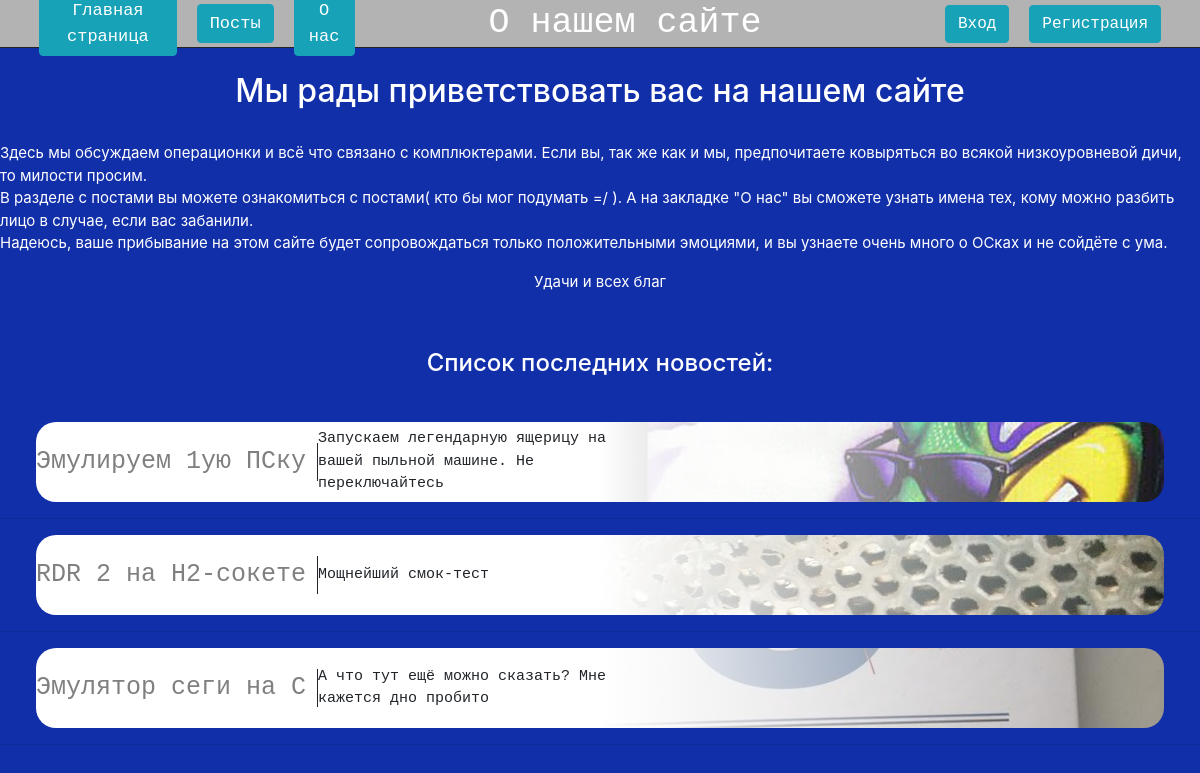
The page / on the database its author committed.
### main/models.py (models this page shows, shortened)
class BlogPost(models.Model):
    title = models.CharField(max_length=200, verbose_name="Заголовок")
    content = models.TextField(verbose_name="Содержание")
    date_published = models.DateField(default=timezone.now, verbose_name="Дата публикации")
    image = models.ImageField(upload_to="images/", verbose_name="Изображение")
    user = models.ForeignKey(User, on_delete=models.CASCADE, verbose_name="Автор", null=True, blank=True)
    class Meta:  #Представление в ед и мн числе
        verbose_name = "Блог"
        verbose_name_plural = "Блоги"
    def get_absolute_url(self):
        return reverse("main:main_detail", kwargs={"pk": self.pk})

### main/views.py (the view)
# urls.py: path("", views.title, name="title"),
def title(request):
    title = "О нашем сайте"
    blog = BlogPost.objects.all()
    blogs = list(reversed(blog))[:3]  #Тут типизация ОБЯЗАТЕЛЬНА. Без неё вообще никак
    return render(request, 'main/main_title.html',{"title":title, "blogs":blogs})

### main/Templates/main/main_title.html (shortened to what this page needs)
{% extends 'main/layout.html' %}
{% load static %}
{% block static %}
    <link rel="stylesheet" href="{%  static 'main/css/main_title.css'%}">
{% endblock %}
{% block content %}
    <div class="welcome_part">
        <h2>Мы рады приветствовать вас на нашем сайте</h2>
        <p>Здесь мы обсуждаем операционки и всё что связано с комплюктерами. Если вы, так же как и мы, предпочитаете ковыряться во всякой низкоуровневой дичи, то милости просим.<br>
        В разделе с постами вы можете ознакомиться с постами( кто бы мог подумать =/ ). А на закладке "О нас" вы сможете узнать имена тех, кому можно разбить лицо в случае, если вас забанили.<br>
        Надеюсь, ваше прибывание на этом сайте будет сопровождаться только положительными эмоциями, и вы узнаете очень много о ОСках и не сойдёте с ума. <br>
        <p>Удачи и всех благ</p>
        </p>
        <h4>Список последних новостей:</h4>
    </div>
    {% for blog in blogs %}
        <div class="blog" style="
            background-image:linear-gradient(90deg,white,white,transparent),
            url({{blog.image.url}});
            background-position:right;">
                <div class="content">
                    <a href="{{blog.get_absolute_url}}">{{blog.title}}</a>
                </div>
                <div class="blogInfo">
                    <a>{{blog.content | truncatechars:100}}</a>
                </div>
            </div>
        <hr>
    {% endfor %}
{% endblock %}

### main/Templates/main/layout.html (shortened to what this page needs)
{% load static %}
<html lang="ru">
<head>
    <link rel="stylesheet" href="https://cdn.jsdelivr.net/npm/bootstrap@4.6.1/dist/css/bootstrap.min.css">
    <link rel="stylesheet" href="https://cdnjs.cloudflare.com/ajax/libs/font-awesome/5.8.2/css/all.min.css" />
    <link rel="stylesheet" href="{% static 'main/css/layout.css' %}">
    {% block static %}
    {% endblock %}
</head>
<body>
    <div class="header">
        <div class="leftHand">
            <a class="btn btn-info" href="{% url 'main:title' %}" >Главная страница</a>
            <a class="btn btn-info" href="{% url 'main:news' %}">Посты</a>
            <a class="btn btn-info" href="{% url 'main:contact' %}">О нас</a>
        </div>
        <div class="middleHand">
            <a style="font-size:35; color:white; text-decoration:none;margin-left:50px">{{title}}</a>
        </div>
        <div class="rightHand">
            {% if user.is_authenticated %}
                <a href="{% url 'users:profile' %}" style="color:white">Привет {{user.username}}!</a>
                {% if user.is_superuser%}
                    <a class="btn btn-secondary" href="{% url 'admin:index' %}"><i class="fa fa-cog"></i></a>
                {% endif%}
                <form class="log_out_form" action="{% url 'users:logout'%}" method="post">
                    {% csrf_token %}
                    <button type="submit" class="btn btn-info"><i class="fas fa-sign-out-alt"></i>Выход</button>
                </form>
            {% else %}
                <a class="btn btn-info" href="{% url 'users:login' %}">Вход</a>
                <a class="btn btn-info" href="{% url 'users:register' %}">Регистрация</a>
            {% endif%}
        </div>
    </div>
    <div style="height:6%">
    </div>
    {% block content %}
    {% endblock %}
</body>
</html>

### static/main/css/layout.css (style rules this page uses)
.header { position:fixed; width: 100%; border-bottom: 1px solid; z-index:1; height: 6%; display:flex; background:#b3b3b3; padding:0 2% 0 2%; font-family: 'Courier New', Courier, monospace; }
.leftHand, .rightHand, .middleHand { padding:5px; display:flex; align-items:center; }
.leftHand { width:30%; }
.leftHand a { font-size:17; }
.rightHand { width:30%; justify-content: flex-end; }
.middleHand { width:40%; justify-content: center; }
.btn, .log_out_form { margin:0 10px 0 10px; }
body { margin:0; padding:0; background:#122faa; }

### static/main/css/main_title.css (style rules this page uses)
.welcome_part { color:white; font-size:15; display:flex; flex-direction:column; align-items:center; }
.welcome_part h4,h2 { padding : 2% 0 2% 0; }
.blog { display:flex; width:94%; height: 10%; flex-direction:row; align-items: center; border-radius:20px; margin:1% 0 0 3%; font-family: 'Courier New', Courier, monospace; }
.blog a { color:gray; text-decoration:none; font-size: 25; margin-right:10px; }
.content { width:25%; margin_right: 1%; border-right: 1px solid; }
.blogInfo { width: 30%; align-items: flex-end; }
.blogInfo a { font-size:15; }

### rows shown on the page
BlogPost: image (picture), title "Эмулируем 1ую ПСку", content "Запускаем легендарную ящерицу на вашей пыльной машине. Не переключайтесь"
BlogPost: image (picture), title "RDR 2 на H2-сокете", content "Мощнейший смок-тест"
BlogPost: image (picture), title "Эмулятор сеги на С", content "А что тут ещё можно сказать? Мне кажется дно пробито"

### other values the page prints
{{ title }} "О нашем сайте"
